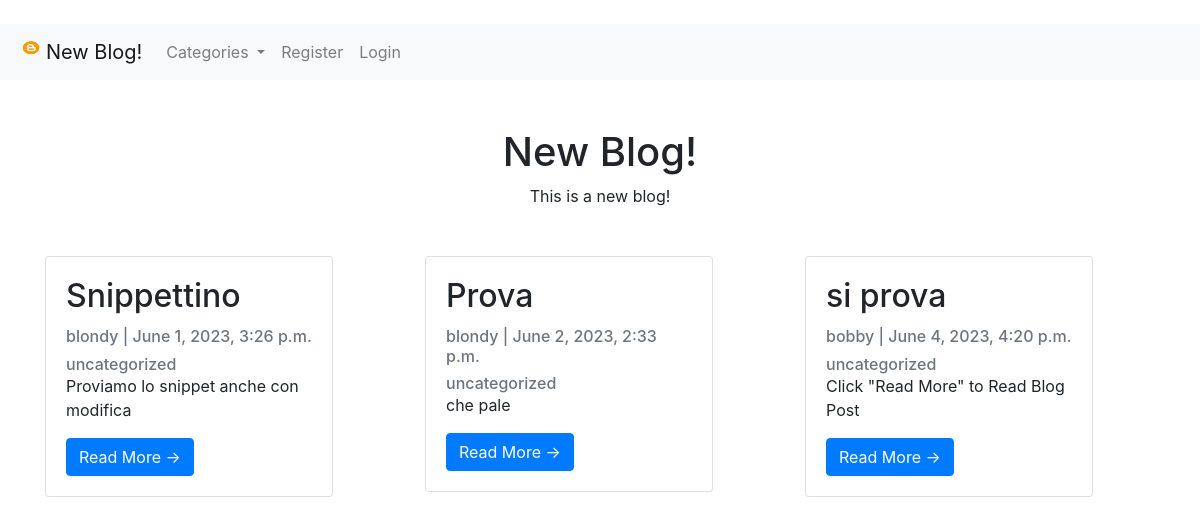
The app's page /, older data.
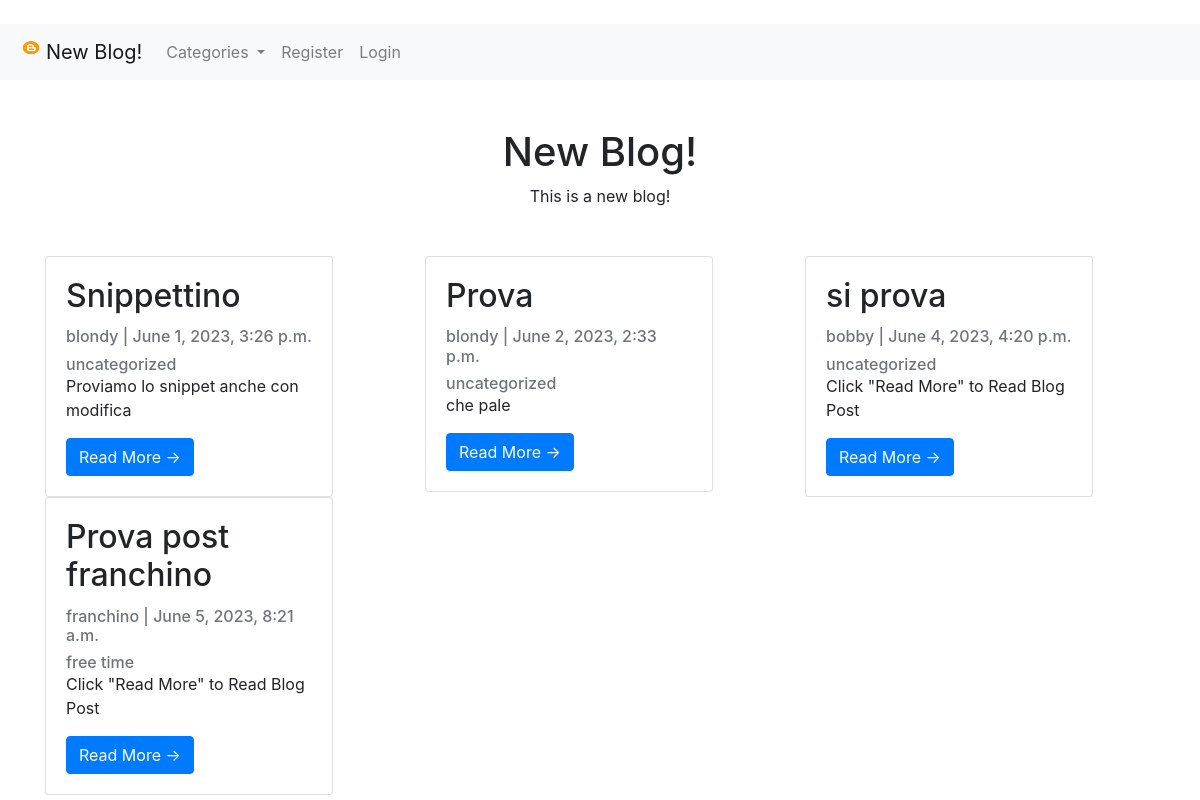
The same page, newer data.
### blog/models.py (models this page shows, shortened)
class Post(models.Model):
    title = models.CharField(max_length=200, unique=True)
    slug = models.SlugField(max_length=200, unique=True)
    author = models.ForeignKey(User, on_delete=models.CASCADE, related_name='blog_posts')
    updated_on = models.DateTimeField(auto_now=True)
    content = RichTextField(blank=True, null=True)
    created_on = models.DateTimeField(auto_now_add=True)
    status = models.IntegerField(choices=STATUS, default=0)
    category = models.CharField(max_length=200, default='Uncategorized')
    snippet = models.CharField(max_length=200, default='Click "Read More" to Read Blog Post')
    likes = models.ManyToManyField(User, related_name="blog_post")
    class Meta:
        ordering = ['-created_on']

### blog/views.py (the view)
# urls.py: path('', PostList.as_view(), name='home'),
class PostList(generic.ListView):
    model = Post
    template_name = 'post_list.html'
    cats = Category.objects.all()
    ordering = ['created_on']
    def get_context_data(self, *args, **kwargs):
        cat_menu = Category.objects.all()
        context = super(PostList, self).get_context_data(*args, **kwargs)
        context["cat_menu"] = cat_menu
        return context

### blog/models.py (called while the page is built)
    def __str__(self):
        return self.name

### blog/templates/post_list.html (shortened to what this page needs)
<!doctype html>
<html lang="en">
<head>
    <link href="https://cdn.jsdelivr.net/npm/bootstrap@5.0.0-beta2/dist/css/bootstrap.min.css" rel="stylesheet"
>
</head>
<br>
    {% extends 'base.html' %}
    {% block content %}
    <div class="container my-5 text-center" style="max-width:580px">
        <h1>New Blog!</h1>
        <p> This is a new blog!</p>
    </div>
    <div class="container">
        <div class="row">
            {% for post in object_list %}
                {% if user.is_authenticated and user == post.author%}
                    <div class="col-sm">
                        <div class="card" style="width: 18rem;">
                            <div class="card-body">
                                <h2 class="card-title">{{ post.title }}</h2>
                                <p class="card-text text-muted h6">{{ post.author }} | {{ post.created_on}} </p>
                                <a href="{%  url 'category' post.category|slugify %}" ><p class="card-text text-muted h6">{{ post.category }}</p></a>
                                <p class="card-text">{{post.snippet | safe}}</p>
                                <a href="{% url 'post_detail' post.pk %}" class="btn btn-primary">Read More &rarr;</a>
                                <a href="{% url 'update_post' post.pk %}" class="btn btn-primary">Edit &rarr;</a>
                                 <br> <br>
                                <a href="{% url 'delete_post' post.pk %}" class="btn btn-primary">Delete &rarr;</a>
                            </div>
                        </div>
                    </div>
                {% else %}
                    {% if post.status != 0%}
                        <div class="col-sm">
                            <div class="card" style="width: 18rem;">
                                <div class="card-body">
                                    <h2 class="card-title">{{ post.title }}</h2>
                                    <p class="card-text text-muted h6">{{ post.author }} | {{ post.created_on}} </p>
                                    <a href="{%  url 'category' post.category|slugify %}" ><p class="card-text text-muted h6">{{ post.category }}</p></a>
                                    <p class="card-text">{{post.snippet | safe}}</p>
                                    <a href="{% url 'post_detail' post.pk %}" class="btn btn-primary">Read More &rarr;</a>
                                </div>
                            </div>
                        </div>
                    {% endif %}
                {% endif %}
            {% endfor %}
        </div>
    </div>
    {% endblock %}

Row changes from the older to the newer data that the page shows:
added Post: title "Prova post franchino", author "franchino", created_on "June 5, 2023, 8:21 a.m.", category "free time", snippet "Click \"Read More\" to Read Blog Post"
